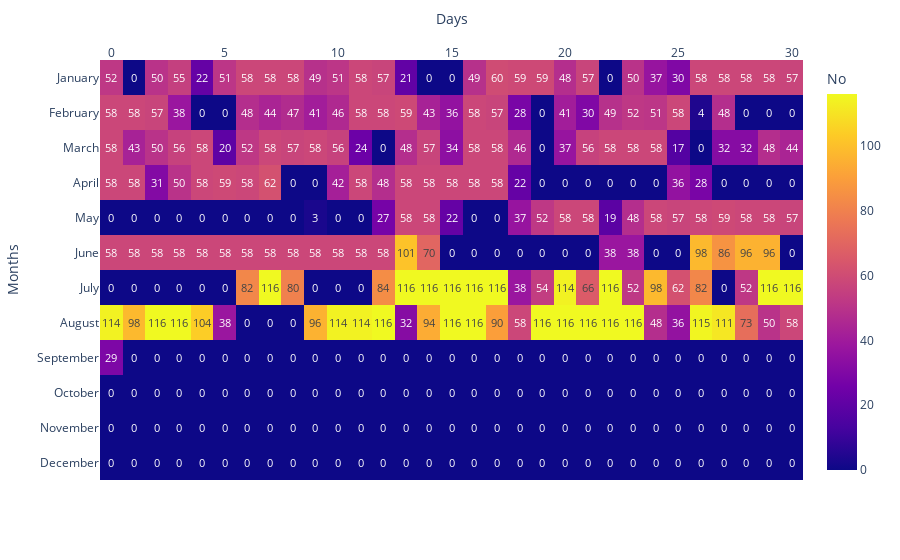

The code cell stored with this chart in its notebook:
### Code cell
year = "2022"
station = "MUPK"
a = available(year,station)
a.heatmap()

### Figure 1 — Plotly figure (JSON) as saved in the notebook; plotly's stock layout.template omitted (floating-point values rounded to 4 significant figures; data arrays with more than 128 entries replaced by an {"elided": "..."} marker saying what was removed)
{"data": [{"coloraxis": "coloraxis", "hovertemplate": "Days: %{x}<br>Months: %{y}<br>No: %{z}<extra></extra>", "name": "0", "texttemplate": "%{z}", "type": "heatmap", "x": [0, 1, 2, 3, 4, 5, 6, 7, 8, 9, 10, 11, 12, 13, 14, 15, 16, 17, 18, 19, 20, 21, 22, 23, 24, 25, 26, 27, 28, 29, 30], "xaxis": "x", "y": ["January", "February", "March", "April", "May", "June", "July", "August", "September", "October", "November", "December"], "yaxis": "y", "z": {"elided": "12x31 int values"}}], "layout": {"coloraxis": {"colorbar": {"title": {"text": "No"}}, "colorscale": [[0, "#0d0887"], [0.1111, "#46039f"], [0.2222, "#7201a8"], [0.3333, "#9c179e"], [0.4444, "#bd3786"], [0.5556, "#d8576b"], [0.6667, "#ed7953"], [0.7778, "#fb9f3a"], [0.8889, "#fdca26"], [1, "#f0f921"]]}, "margin": {"t": 60}, "xaxis": {"anchor": "y", "constrain": "domain", "domain": [0, 1], "scaleanchor": "y", "side": "top", "title": {"text": "Days"}}, "yaxis": {"anchor": "x", "autorange": "reversed", "constrain": "domain", "domain": [0, 1], "title": {"text": "Months"}}}}
